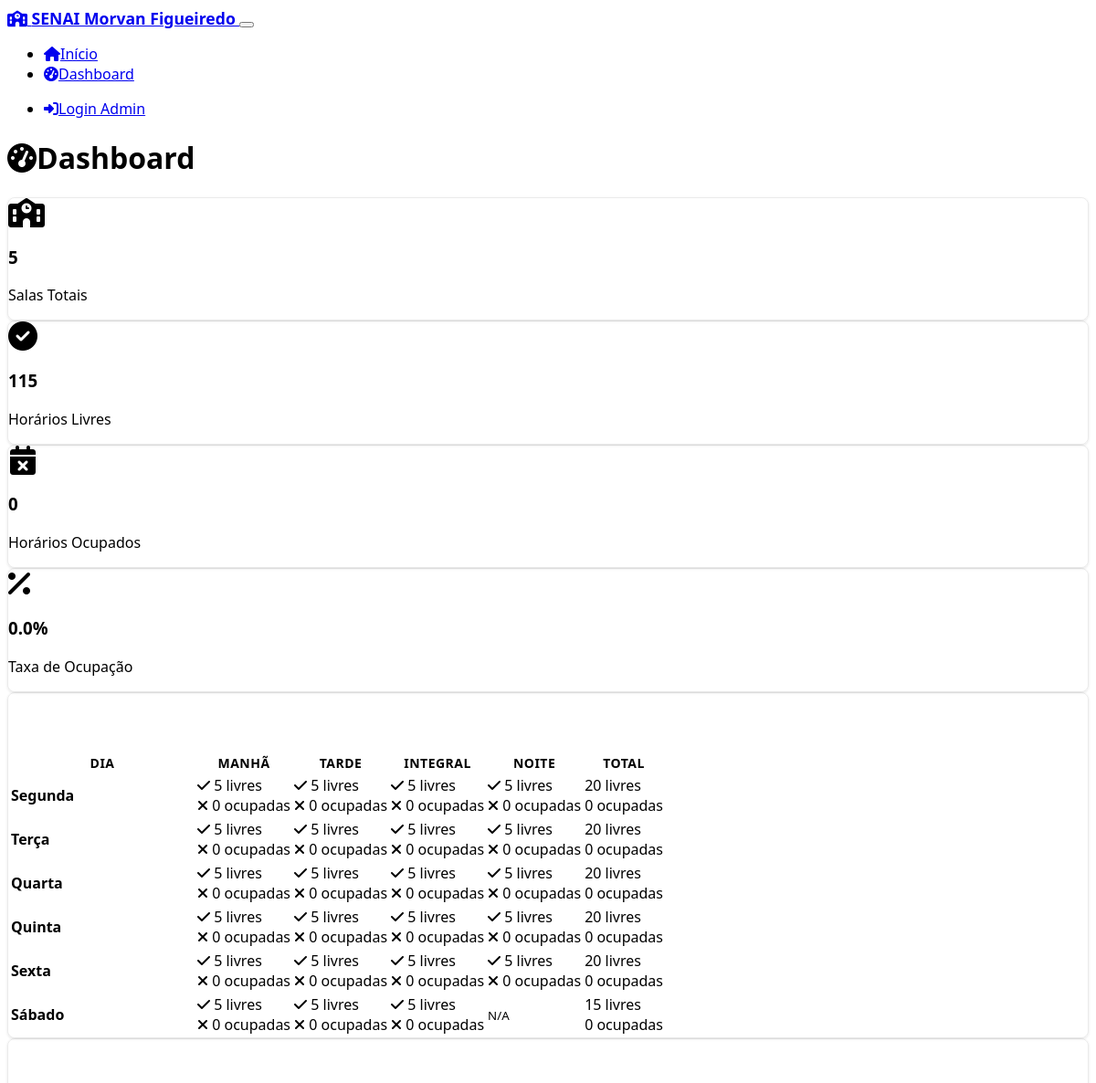
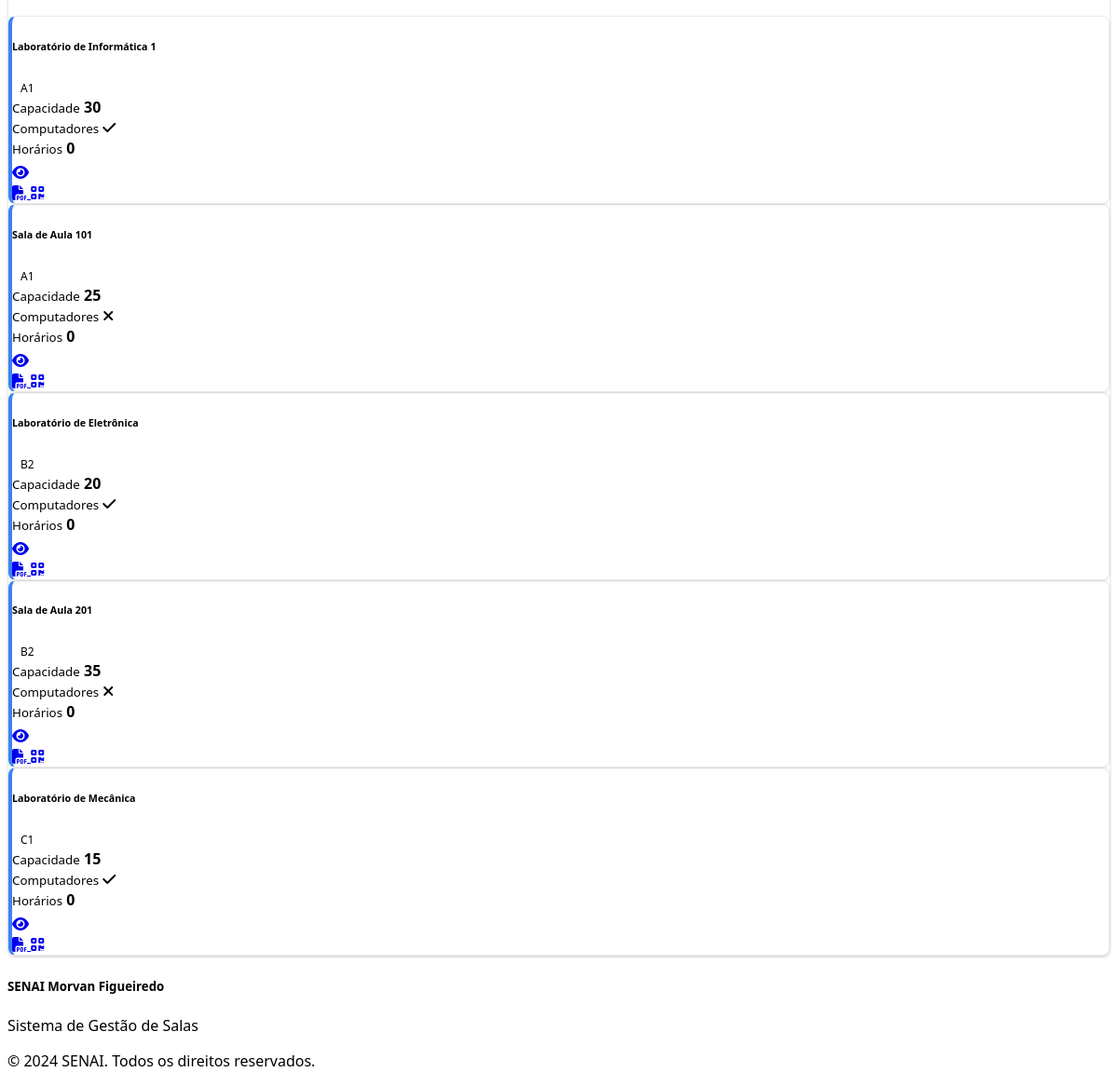
/dashboard, run on the app's committed database (2 pictures, top to bottom).
### models.py (models this page shows, shortened)
class Classroom(db.Model):
    id = db.Column(db.Integer, primary_key=True)
    name = db.Column(db.String(100), nullable=False)
    capacity = db.Column(db.Integer, nullable=False)
    has_computers = db.Column(db.Boolean, default=False)
    software = db.Column(db.Text, default='')
    description = db.Column(db.Text, default='')
    floor = db.Column(db.Integer, nullable=False)
    block = db.Column(db.String(10), nullable=False)
    image_url = db.Column(db.String(255), default='')
    created_at = db.Column(db.DateTime, default=datetime.utcnow)
    updated_at = db.Column(db.DateTime, default=datetime.utcnow, onupdate=datetime.utcnow)
    schedules = db.relationship('Schedule', backref='classroom', lazy=True, cascade='all, delete-orphan')

### routes.py (the view)
@app.route('/dashboard')
def dashboard():
    classrooms = Classroom.query.all()
    schedules = Schedule.query.filter_by(is_active=True).all()
    schedule_map = {}
    for schedule in schedules:
        if schedule.classroom_id not in schedule_map:
            schedule_map[schedule.classroom_id] = {}
        if schedule.day_of_week not in schedule_map[schedule.classroom_id]:
            schedule_map[schedule.classroom_id][schedule.day_of_week] = {}
        schedule_map[schedule.classroom_id][schedule.day_of_week][schedule.shift] = schedule
    total_slots = len(classrooms) * 23  # 6 days * 4 shifts - 1 (no Saturday night)
    occupied_slots = len(schedules)
    free_slots = total_slots - occupied_slots
    occupancy_rate = (occupied_slots / total_slots * 100) if total_slots > 0 else 0
    return render_template('dashboard.html',
                         classrooms=classrooms,
                         schedule_map=schedule_map,
                         free_slots=free_slots,
                         occupied_slots=occupied_slots,
                         occupancy_rate=occupancy_rate)

### templates/dashboard.html (shortened to what this page needs)
{% extends "base.html" %}
{% block content %}
<div class="container">
    <div class="row mb-4">
        <div class="col-12">
            <div class="d-flex justify-content-between align-items-center">
                <h1><i class="fas fa-tachometer-alt me-2 text-primary"></i>Dashboard</h1>
            </div>
        </div>
    </div>
    <div class="row mb-4">
        <div class="col-md-3 mb-3">
            <div class="card bg-primary text-white">
                <div class="card-body text-center">
                    <i class="fas fa-school fa-2x mb-2"></i>
                    <h3 class="mb-0">{{ classrooms|length }}</h3>
                    <p class="mb-0">Salas Totais</p>
                </div>
            </div>
        </div>
        <div class="col-md-3 mb-3">
            <div class="card bg-success text-white">
                <div class="card-body text-center">
                    <i class="fas fa-check-circle fa-2x mb-2"></i>
                    <h3 class="mb-0">{{ free_slots }}</h3>
                    <p class="mb-0">Horários Livres</p>
                </div>
            </div>
        </div>
        <div class="col-md-3 mb-3">
            <div class="card bg-danger text-white">
                <div class="card-body text-center">
                    <i class="fas fa-calendar-times fa-2x mb-2"></i>
                    <h3 class="mb-0">{{ occupied_slots }}</h3>
                    <p class="mb-0">Horários Ocupados</p>
                </div>
            </div>
        </div>
        <div class="col-md-3 mb-3">
            <div class="card bg-info text-white">
                <div class="card-body text-center">
                    <i class="fas fa-percentage fa-2x mb-2"></i>
                    <h3 class="mb-0">{{ "%.1f"|format(occupancy_rate) }}%</h3>
                    <p class="mb-0">Taxa de Ocupação</p>
                </div>
            </div>
        </div>
    </div>
    {% set days = ['Segunda', 'Terça', 'Quarta', 'Quinta', 'Sexta', 'Sábado'] %}
    {% set shifts = [
        ('morning', 'Manhã', 'info'),
        ('afternoon', 'Tarde', 'warning'),
        ('fullday', 'Integral', 'success'),
        ('night', 'Noite', 'dark')
    ] %}
    <div class="row">
        <div class="col-12">
            <div class="card">
                <div class="card-header">
                    <h4 class="mb-0"><i class="fas fa-calendar-week me-2"></i>Visão Geral da Semana</h4>
                </div>
                <div class="card-body">
                    <div class="table-responsive">
                        <table class="table table-bordered">
                            <thead>
                                <tr>
                                    <th style="width: 200px;">Dia</th>
                                    <th class="text-center">Manhã</th>
                                    <th class="text-center">Tarde</th>
                                    <th class="text-center">Integral</th>
                                    <th class="text-center">Noite</th>
                                    <th class="text-center">Total</th>
                                </tr>
                            </thead>
                            <tbody>
                                {% for day_idx in range(days|length) %}
                                {% set day_name = days[day_idx] %}
                                <tr>
                                    <td><strong>{{ day_name }}</strong></td>
                                    {% set day_totals = {'morning': 0, 'afternoon': 0, 'fullday': 0, 'night': 0} %}
                                    {% for shift_key, shift_name, shift_color in shifts %}
                                        {% if not (day_idx == 5 and shift_key == 'night') %}
                                        <td class="text-center">
                                            {% set occupied = 0 %}
                                            {% set total = classrooms|length %}
                                            {% for classroom in classrooms %}
                                                {% if schedule_map.get(classroom.id, {}).get(day_idx, {}).get(shift_key) %}
                                                    {% set occupied = occupied + 1 %}
                                                {% endif %}
                                            {% endfor %}
                                            {% set free = total - occupied %}
                                            <div class="small">
                                                <div class="text-success"><i class="fas fa-check"></i> {{ free }} livres</div>
                                                <div class="text-danger"><i class="fas fa-times"></i> {{ occupied }} ocupadas</div>
                                            </div>
                                        </td>
                                        {% else %}
                                        <td class="text-center text-muted">
                                            <small>N/A</small>
                                        </td>
                                        {% endif %}
                                    {% endfor %}
                                    <td class="text-center">
                                        {% set day_total_occupied = 0 %}
                                        {% for classroom in classrooms %}
                                            {% for shift_key, shift_name, shift_color in shifts %}
                                                {% if not (day_idx == 5 and shift_key == 'night') and schedule_map.get(classroom.id, {}).get(day_idx, {}).get(shift_key) %}
                                                    {% set day_total_occupied = day_total_occupied + 1 %}
                                                {% endif %}
                                            {% endfor %}
                                        {% endfor %}
                                        {% set day_total_slots = classrooms|length * (3 if day_idx == 5 else 4) %}
                                        {% set day_free = day_total_slots - day_total_occupied %}
                                        <div class="small">
                                            <div class="text-success">{{ day_free }} livres</div>
                                            <div class="text-danger">{{ day_total_occupied }} ocupadas</div>
                                        </div>
                                    </td>
                                </tr>
                                {% endfor %}
                            </tbody>
                        </table>
                    </div>
                </div>
            </div>
        </div>
    </div>
    <div class="row mt-4">
        <div class="col-12">
            <div class="card">
                <div class="card-header">
                    <h4 class="mb-0"><i class="fas fa-door-open me-2"></i>Status das Salas</h4>
                </div>
                <div class="card-body">
                    <div class="row">
                        {% for classroom in classrooms %}
                        <div class="col-xl-3 col-lg-4 col-md-6 mb-3">
                            <div class="card h-100 border-start-primary">
                                <div class="card-body p-3">
                                    <div class="d-flex justify-content-between align-items-start mb-2">
                                        <h6 class="mb-0 text-truncate">{{ classroom.name }}</h6>
                                        <span class="badge bg-secondary">{{ classroom.block }}{{ classroom.floor }}</span>
                                    </div>
                                    <div class="row text-center mb-2">
                                        <div class="col-4">
                                            <small class="text-muted d-block">Capacidade</small>
                                            <strong>{{ classroom.capacity }}</strong>
                                        </div>
                                        <div class="col-4">
                                            <small class="text-muted d-block">Computadores</small>
                                            {% if classroom.has_computers %}
                                            <i class="fas fa-check text-success"></i>
                                            {% else %}
                                            <i class="fas fa-times text-danger"></i>
                                            {% endif %}
                                        </div>
                                        <div class="col-4">
                                            <small class="text-muted d-block">Horários</small>
                                            {% set classroom_schedules = 0 %}
                                            {% for day_idx in range(6) %}
                                                {% for shift_key, shift_name, shift_color in shifts %}
                                                    {% if not (day_idx == 5 and shift_key == 'night') and schedule_map.get(classroom.id, {}).get(day_idx, {}).get(shift_key) %}
                                                        {% set classroom_schedules = classroom_schedules + 1 %}
                                                    {% endif %}
                                                {% endfor %}
                                            {% endfor %}
                                            <strong>{{ classroom_schedules }}</strong>
                                        </div>
                                    </div>
                                    <div class="progress mb-2" style="height: 4px;">
                                        {% set max_slots = 23 %}
                                        {% set usage_percent = (classroom_schedules / max_slots * 100) if max_slots > 0 else 0 %}
                                    </div>
                                    <div class="d-flex justify-content-between">
                                        <a href="{{ url_for('classroom_detail', classroom_id=classroom.id) }}" class="btn btn-sm btn-outline-primary">
                                            <i class="fas fa-eye"></i>
                                        </a>
                                        <div class="btn-group btn-group-sm">
                                            <a href="{{ url_for('generate_pdf', classroom_id=classroom.id) }}" class="btn btn-outline-secondary" title="PDF">
                                                <i class="fas fa-file-pdf"></i>
                                            </a>
                                            <a href="{{ url_for('generate_qr', classroom_id=classroom.id) }}" class="btn btn-outline-secondary" title="QR">
                                                <i class="fas fa-qrcode"></i>
                                            </a>
                                        </div>
                                    </div>
                                </div>
                            </div>
                        </div>
                        {% endfor %}
                    </div>
                </div>
            </div>
        </div>
    </div>
</div>
{% endblock %}

### static/css/custom.css (style rules this page uses)
:root { --senai-blue: #1e3a8a; --senai-light-blue: #3b82f6; --senai-green: #10b981; --senai-orange: #f59e0b; --senai-red: #ef4444; }
body { font-family: 'Segoe UI', Tahoma, Geneva, Verdana, sans-serif; }
.card { border: 1px solid rgba(0,0,0,0.08); box-shadow: 0 1px 3px rgba(0,0,0,0.1); transition: transform 0.2s ease-in-out, box-shadow 0.2s ease-in-out; border-radius: 8px; }
.card-header { background: linear-gradient(135deg, var(--bs-primary) 0%, var(--bs-primary-dark) 100%); border-bottom: none; color: white; }
.badge { font-size: 0.75rem; padding: 0.5em 0.75em; }
.table th { border-top: none; font-weight: 600; text-transform: uppercase; font-size: 0.875rem; letter-spacing: 0.5px; }
.border-start-primary { border-left: 4px solid var(--senai-light-blue) !important; }

### data on the page
Classroom: name "Laboratório de Informática 1", block "A", floor "1", capacity "30", has_computers True (drawn), classroom_schedules "0"
Classroom: name "Sala de Aula 101", block "A", floor "1", capacity "25", has_computers "0"
Classroom: name "Laboratório de Eletrônica", block "B", floor "2", capacity "20", has_computers True (drawn), classroom_schedules "0"
Classroom: name "Sala de Aula 201", block "B", floor "2", capacity "35", has_computers "0"
Classroom: name "Laboratório de Mecânica", block "C", floor "1", capacity "15", has_computers True (drawn), classroom_schedules "0"

### other printed values
{{ classrooms|length }} "5"
{{ free_slots }} "115"
{{ occupied_slots }} "0"
{{ "%.1f"|format(occupancy_rate) }} "0.0"
{{ day_name }} "Segunda" "Terça" "Quarta" "Quinta" "Sexta" "Sábado"
{{ free }} "5" "5" "5" "5" "5" "5" "5" "5" "5" "5" "5" "5" "5" "5" "5" "5" "5" "5" "5" "5" "5" "5" "5"
{{ occupied }} "0" "0" "0" "0" "0" "0" "0" "0" "0" "0" "0" "0" "0" "0" "0" "0" "0" "0" "0" "0" "0" "0" "0"
{{ day_free }} "20" "20" "20" "20" "20" "15"
{{ day_total_occupied }} "0" "0" "0" "0" "0" "0"
